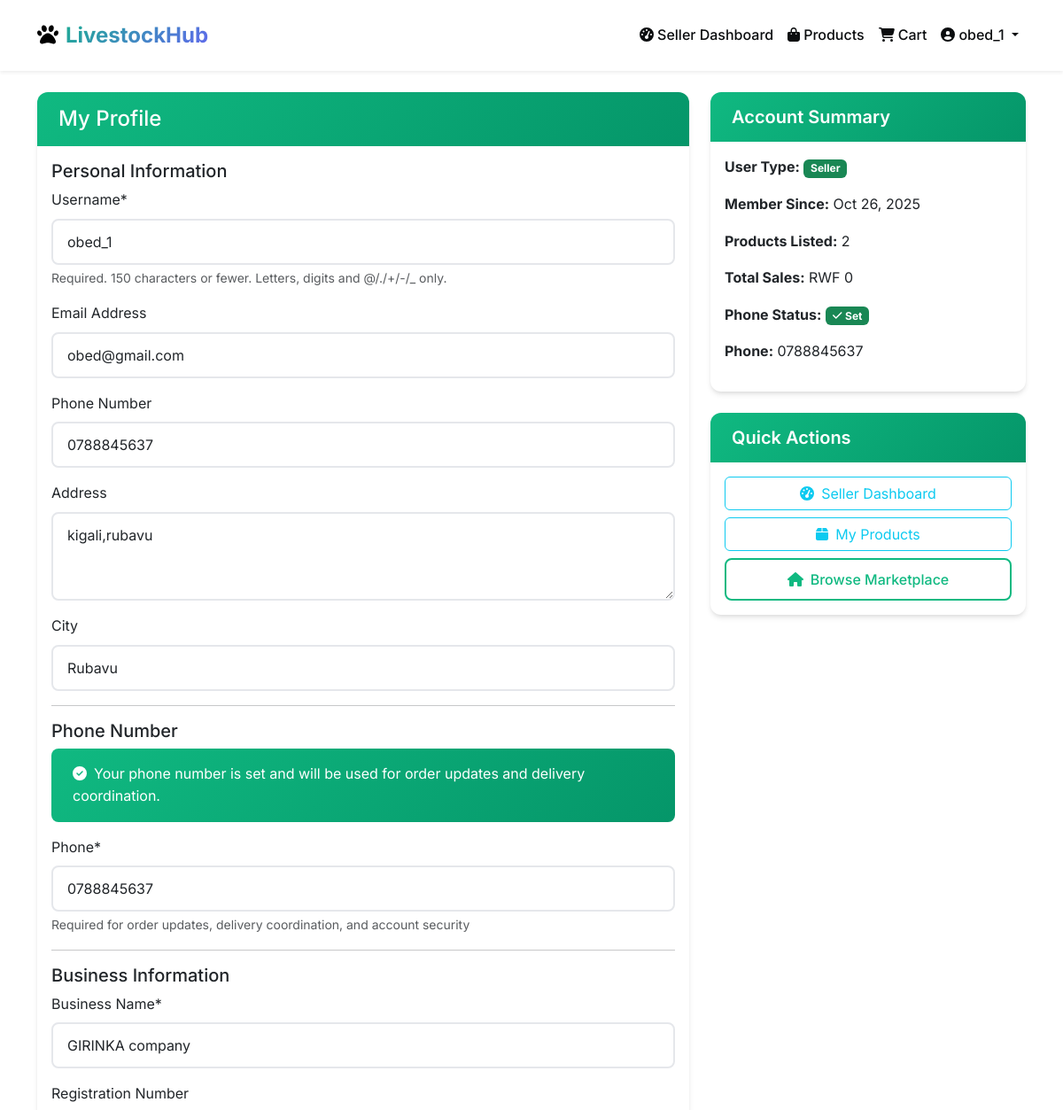
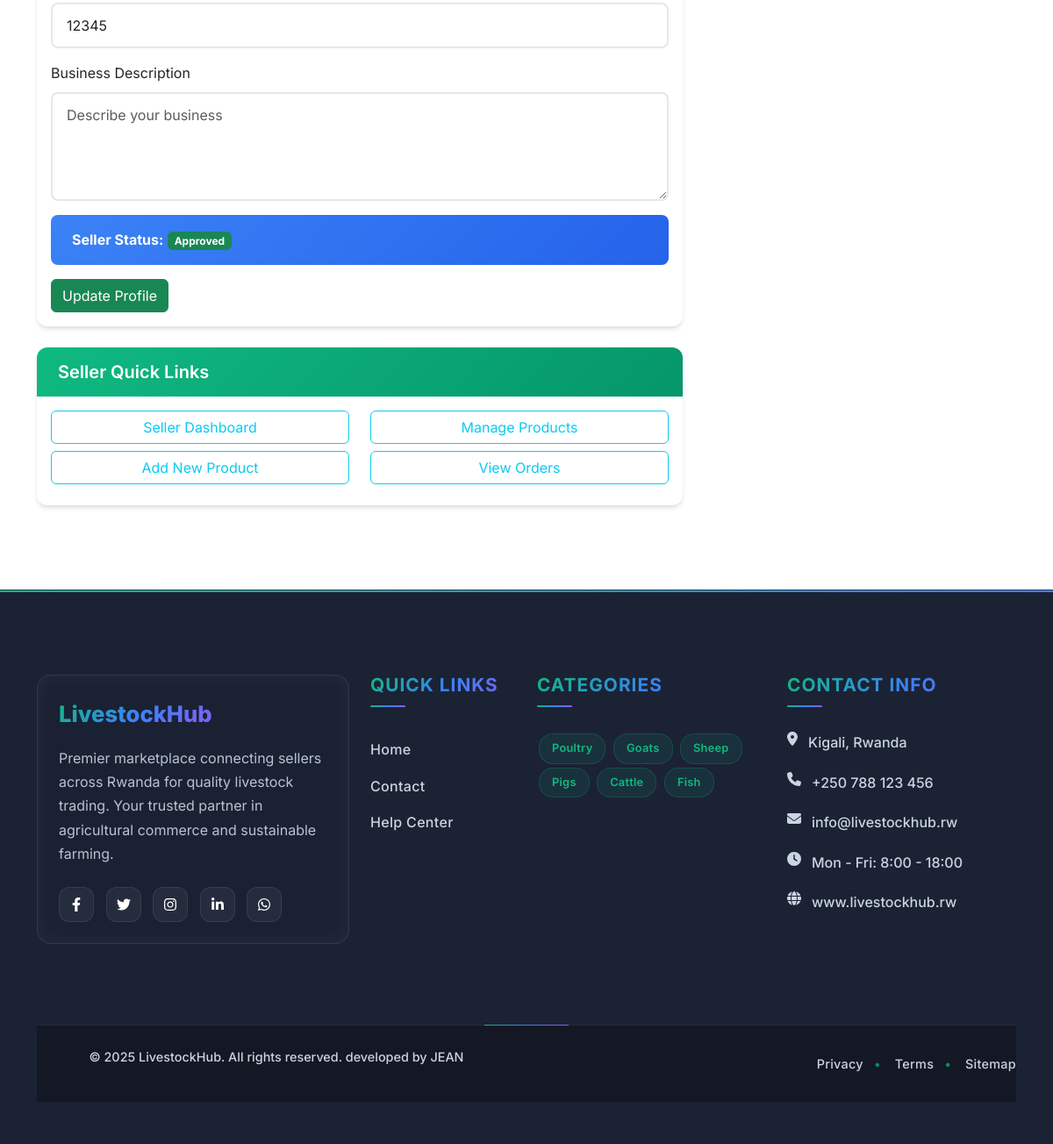
The page /accounts/profile/ (signed in) on the database its author committed (2 pictures, top to bottom).
### accounts/models.py (models this page shows, shortened)
class User(AbstractUser):
    USER_TYPE_CHOICES = (
        ('customer', 'Customer'),
        ('seller', 'Seller'),
        ('admin', 'Admin'),
    )
    user_type = models.CharField(max_length=20, choices=USER_TYPE_CHOICES, default='customer')
    phone_number = models.CharField(max_length=15, blank=True)
    address = models.TextField(blank=True)
    city = models.CharField(max_length=100, blank=True)
    country = models.CharField(max_length=100, default='Rwanda')
    is_seller_approved = models.BooleanField(default=False)
    created_at = models.DateTimeField(auto_now_add=True)
    updated_at = models.DateTimeField(auto_now=True)

class SellerProfile(models.Model):
    user = models.OneToOneField(User, on_delete=models.CASCADE, related_name='seller_profile')
    business_name = models.CharField(max_length=255)
    business_registration = models.CharField(max_length=100, blank=True)
    description = models.TextField(blank=True)
    rating = models.DecimalField(max_digits=3, decimal_places=2, default=0.0)
    total_sales = models.IntegerField(default=0)

### accounts/views.py (the view, shortened to what this page needs)
# urls.py: path('profile/', views.profile, name='profile'),
@login_required
def profile(request):
    from accounts.forms import PhoneForm
    phone_set = False
    user_phone = request.session.get('user_phone', '')
    if user_phone:
        phone_set = True
    if request.method == 'POST':
        if 'phone' in request.POST:
            phone_form = PhoneForm(request.POST)
            user_form = UserUpdateForm(instance=request.user)
            seller_form = None
            if hasattr(request.user, 'user_type') and request.user.user_type == 'seller':
                seller_form = SellerProfileForm(instance=request.user.seller_profile)
            if phone_form.is_valid():
                phone = phone_form.cleaned_data['phone']
                request.session['user_phone'] = phone
                request.session.modified = True
                orders_without_phone = Order.objects.filter(
                    customer=request.user,
                    customer_phone=''
                )
                for order in orders_without_phone:
                    order.customer_phone = phone
                    order.save()
                phone_set = True
                user_phone = phone
                messages.success(request, 'Phone number saved successfully! Your profile is now complete.')
                return redirect('accounts:profile')
            else:
                messages.error(request, 'Please correct the error in the phone number.')
        else:
            user_form = UserUpdateForm(request.POST, instance=request.user)
            phone_form = PhoneForm(initial={'phone': user_phone})
            seller_form = None
            if hasattr(request.user, 'user_type') and request.user.user_type == 'seller':
                seller_form = SellerProfileForm(request.POST, instance=request.user.seller_profile)
            if user_form.is_valid():
                user_form.save()
                if seller_form and seller_form.is_valid():
                    seller_form.save()
                messages.success(request, 'Profile updated successfully!')
                return redirect('accounts:profile')
            else:
                messages.error(request, 'Please correct the errors below.')
    else:
        phone_form = PhoneForm(initial={'phone': user_phone})
        user_form = UserUpdateForm(instance=request.user)
        seller_form = None
        if hasattr(request.user, 'user_type') and request.user.user_type == 'seller':
            seller_form = SellerProfileForm(instance=request.user.seller_profile)
    recent_orders = Order.objects.filter(customer=request.user).order_by('-created_at')[:5]
    total_orders = Order.objects.filter(customer=request.user).count()
    context = {
        'phone_form': phone_form,
        'user_form': user_form,
        'seller_form': seller_form,
        'recent_orders': recent_orders,
        'total_orders': total_orders,
        'phone_set': phone_set,
        'user_phone': user_phone,
    }
    return render(request, 'accounts/profile.html', context)

### templates/accounts/profile.html (shortened to what this page needs)
{% extends 'base.html' %}
{% load crispy_forms_tags %}
{% block content %}
<div class="container mt-4">
    <div class="row">
        <div class="col-md-8">
            <div class="card">
                <div class="card-header bg-success text-white">
                    <h4 class="mb-0">My Profile</h4>
                </div>
                <div class="card-body">
                    <form method="post">
                        <h5>Personal Information</h5>
                        {{ user_form|crispy }}
                        <hr>
                        <h5>Phone Number</h5>
                        {% if phone_set %}
                        <div class="alert alert-success">
                            <i class="fas fa-check-circle me-2"></i>Your phone number is set and will be used for order updates and delivery coordination.
                        </div>
                        {% else %}
                        <div class="alert alert-warning">
                            <i class="fas fa-exclamation-triangle me-2"></i>Please add your phone number for order updates and delivery coordination.
                        </div>
                        {% endif %}
                        {{ phone_form|crispy }}
                        {% if user.user_type == 'seller' and seller_form %}
                        <hr>
                        <h5>Business Information</h5>
                        {{ seller_form|crispy }}
                        <div class="alert alert-info">
                            <strong>Seller Status:</strong>
                            {% if user.is_seller_approved %}
                                <span class="badge bg-success">Approved</span>
                            {% else %}
                                <span class="badge bg-warning">Pending Approval</span>
                                <small class="d-block mt-1">Your seller account is awaiting admin approval.</small>
                            {% endif %}
                        </div>
                        {% endif %}
                        <button type="submit" class="btn btn-success">Update Profile</button>
                    </form>
                </div>
            </div>
            {% if user.user_type == 'seller' and user.is_seller_approved %}
            <div class="card mt-4">
                <div class="card-header bg-info text-white">
                    <h5 class="mb-0">Seller Quick Links</h5>
                </div>
                <div class="card-body">
                    <div class="row">
                        <div class="col-md-6 mb-2">
                            <a href="{% url 'marketplace:seller_dashboard' %}" class="btn btn-outline-info w-100">Seller Dashboard</a>
                        </div>
                        <div class="col-md-6 mb-2">
                            <a href="{% url 'marketplace:seller_products' %}" class="btn btn-outline-info w-100">Manage Products</a>
                        </div>
                        <div class="col-md-6 mb-2">
                            <a href="{% url 'marketplace:add_product' %}" class="btn btn-outline-info w-100">Add New Product</a>
                        </div>
                        <div class="col-md-6 mb-2">
                            <a href="{% url 'marketplace:seller_orders' %}" class="btn btn-outline-info w-100">View Orders</a>
                        </div>
                    </div>
                </div>
            </div>
            {% endif %}
        </div>
        <div class="col-md-4">
            <div class="card">
                <div class="card-header bg-primary text-white">
                    <h5 class="mb-0">Account Summary</h5>
                </div>
                <div class="card-body">
                    <p><strong>User Type:</strong>
                        <span class="badge bg-{% if user.user_type == 'seller' %}success{% elif user.user_type == 'admin' %}danger{% else %}info{% endif %}">
                            {{ user.get_user_type_display }}
                        </span>
                    </p>
                    <p><strong>Member Since:</strong> {{ user.date_joined|date:"M d, Y" }}</p>
                    {% if user.user_type == 'customer' %}
                    <p><strong>Orders Placed:</strong> {{ total_orders }}</p>
                    {% elif user.user_type == 'seller' %}
                    <p><strong>Products Listed:</strong> {{ user.product_set.count }}</p>
                    <p><strong>Total Sales:</strong> RWF {{ user.seller_profile.total_sales }}</p>
                    {% endif %}
                    <p><strong>Phone Status:</strong>
                        {% if phone_set %}
                        <span class="badge bg-success"><i class="fas fa-check me-1"></i>Set</span>
                        {% else %}
                        <span class="badge bg-warning"><i class="fas fa-exclamation-triangle me-1"></i>Not Set</span>
                        {% endif %}
                    </p>
                    {% if phone_set %}
                    <p><strong>Phone:</strong> {{ user_phone }}</p>
                    {% endif %}
                </div>
            </div>
            <div class="card mt-4">
                <div class="card-header bg-info text-white">
                    <h5 class="mb-0">Quick Actions</h5>
                </div>
                <div class="card-body">
                    {% if user.user_type == 'customer' %}
                    <a href="{% url 'marketplace:customer_dashboard' %}" class="btn btn-outline-info w-100 mb-2">
                        <i class="fas fa-tachometer-alt me-2"></i>Dashboard
                    </a>
                    <a href="{% url 'marketplace:customer_orders' %}" class="btn btn-outline-info w-100 mb-2">
                        <i class="fas fa-shopping-bag me-2"></i>My Orders
                    </a>
                    {% elif user.user_type == 'seller' %}
                    <a href="{% url 'marketplace:seller_dashboard' %}" class="btn btn-outline-info w-100 mb-2">
                        <i class="fas fa-tachometer-alt me-2"></i>Seller Dashboard
                    </a>
                    <a href="{% url 'marketplace:seller_products' %}" class="btn btn-outline-info w-100 mb-2">
                        <i class="fas fa-box me-2"></i>My Products
                    </a>
                    {% endif %}
                    <a href="{% url 'marketplace:home' %}" class="btn btn-outline-primary w-100">
                        <i class="fas fa-home me-2"></i>Browse Marketplace
                    </a>
                </div>
            </div>
        </div>
    </div>
</div>
{% endblock %}

### templates/base.html (shortened to what this page needs)
<!DOCTYPE html>
{% load static %}
<html lang="en">
<head>
    <link href="https://cdn.jsdelivr.net/npm/bootstrap@5.3.0/dist/css/bootstrap.min.css" rel="stylesheet">
    <link href="https://cdnjs.cloudflare.com/ajax/libs/font-awesome/6.4.0/css/all.min.css" rel="stylesheet">
    <link href="{% static 'css/main.css' %}" rel="stylesheet">
     <link href="{% static 'css/footer.css' %}" rel="stylesheet">
</head>
<body>
    <nav class="navbar navbar-expand-lg navbar-light bg-white shadow-sm py-3">
        <div class="container">
            <a class="navbar-brand gradient-text" href="{% url 'marketplace:home' %}">
                <i class="fas fa-paw me-2"></i>LivestockHub
            </a>
            <div class="collapse navbar-collapse" id="navbarNav">
                <div class="navbar-nav ms-auto">
                    {% if user.is_authenticated %}
                        {% if user.user_type == 'seller' %}
                            <a class="nav-link" href="{% url 'marketplace:seller_dashboard' %}">
                                <i class="fas fa-tachometer-alt me-1"></i>Seller Dashboard
                            </a>
                        {% elif user.user_type == 'customer' %}
                            <a class="nav-link" href="{% url 'marketplace:customer_dashboard' %}">
                                <i class="fas fa-tachometer-alt me-1"></i>Dashboard
                            </a>
                        {% elif user.user_type == 'admin' or user.is_staff %}
                            <a class="nav-link" href="{% url 'dashboard:admin_dashboard' %}">
                                <i class="fas fa-tachometer-alt me-1"></i>Admin Dashboard
                            </a>
                        {% endif %}
                        <a class="nav-link" href="{% url 'marketplace:product_list' %}">
                            <i class="fas fa-shopping-bag me-1"></i>Products
                        </a>
                        <a class="nav-link position-relative" href="{% url 'marketplace:view_cart' %}">
                            <i class="fas fa-shopping-cart me-1"></i>Cart
                        </a>
                        <div class="nav-item dropdown">
                            <a class="nav-link dropdown-toggle" href="#" role="button" data-bs-toggle="dropdown">
                                <i class="fas fa-user-circle me-1"></i>{{ user.username }}
                            </a>
                        </div>
                    {% endif %}
                </div>
            </div>
        </div>
    </nav>
    <main>
        {% block content %}
        {% endblock %}
    </main>
    {% include 'marketplace/includes/footer.html' %}
</body>
</html>

### rows shown on the page
User: username "obed_1", email "obed@gmail.com", phone_number "0788845637", address "kigali,rubavu", city "Rubavu", user_type "Seller", date_joined "Oct 26, 2025", product_set.count "2", seller_profile.total_sales "0"
SellerProfile: business_name "GIRINKA company", business_registration "12345"

### other values the page prints
{{ user_phone }} "0788845637"
